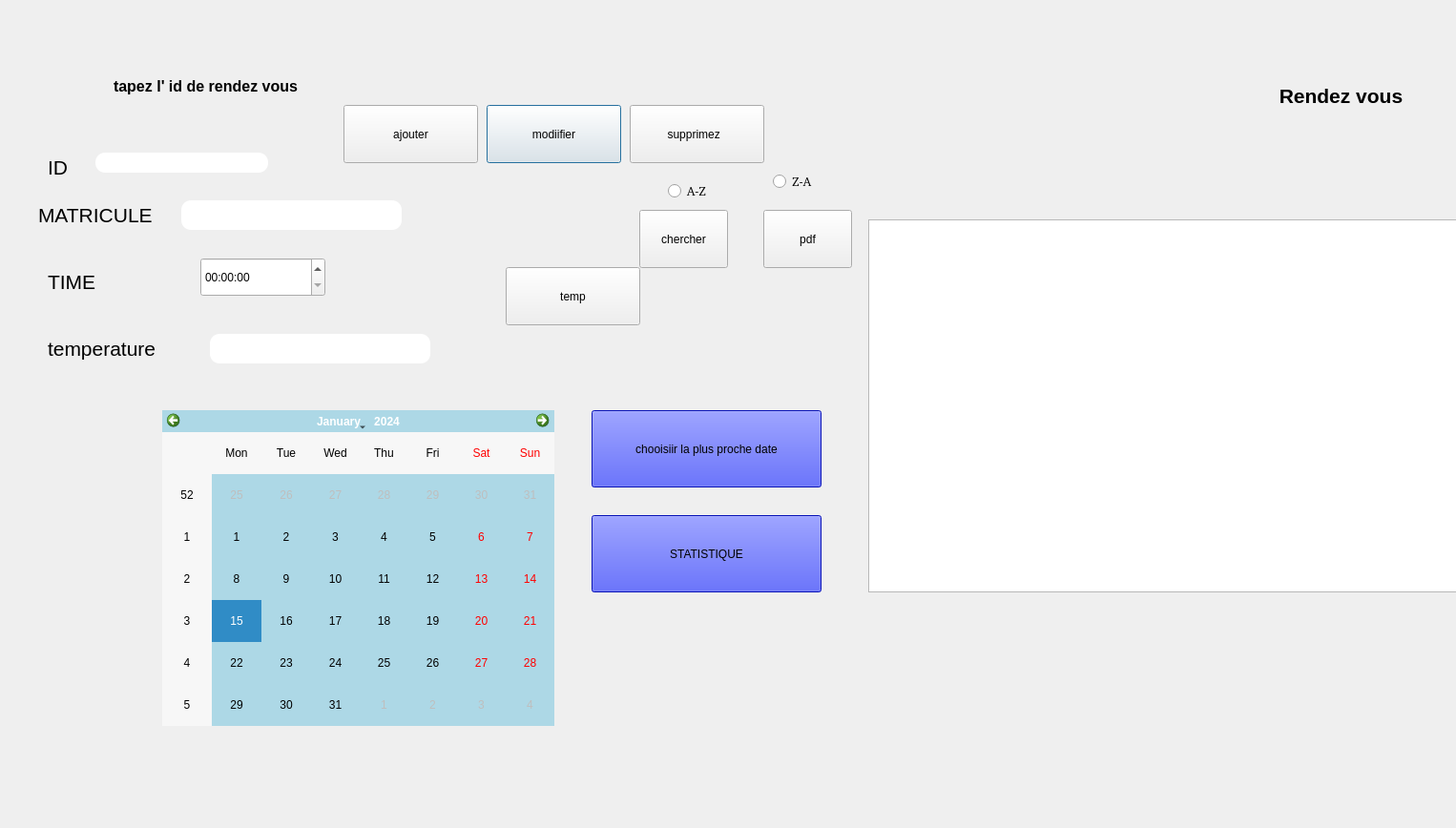
<?xml version="1.0" encoding="UTF-8"?>
<ui version="4.0">
 <class>rdv</class>
 <widget class="QDialog" name="rdv">
  <property name="geometry">
   <rect>
    <x>0</x>
    <y>0</y>
    <width>1526</width>
    <height>868</height>
   </rect>
  </property>
  <property name="windowTitle">
   <string>Dialog</string>
  </property>
  <widget class="QStackedWidget" name="stackedWidget">
   <property name="geometry">
    <rect>
     <x>40</x>
     <y>50</y>
     <width>1551</width>
     <height>711</height>
    </rect>
   </property>
   <property name="currentIndex">
    <number>0</number>
   </property>
   <widget class="QWidget" name="page">
    <widget class="QLabel" name="label_4">
     <property name="geometry">
      <rect>
       <x>1230</x>
       <y>30</y>
       <width>271</width>
       <height>41</height>
      </rect>
     </property>
     <property name="text">
      <string>&lt;html&gt;&lt;head/&gt;&lt;body&gt;&lt;p align=&quot;center&quot;&gt;&lt;span style=&quot; font-size:16pt; font-weight:600;&quot;&gt;Rendez vous&lt;/span&gt;&lt;/p&gt;&lt;/body&gt;&lt;/html&gt;</string>
     </property>
    </widget>
    <widget class="QPushButton" name="modifier_rdv">
     <property name="geometry">
      <rect>
       <x>470</x>
       <y>60</y>
       <width>141</width>
       <height>61</height>
      </rect>
     </property>
     <property name="styleSheet">
      <string notr="true">QPushButton::hover {
background-color:rgb(8, 24, 255);
border-radius:10px;
font:10pt,Arial;
color:white;
}</string>
     </property>
     <property name="text">
      <string>modiifier</string>
     </property>
    </widget>
    <widget class="QLineEdit" name="id">
     <property name="geometry">
      <rect>
       <x>60</x>
       <y>110</y>
       <width>181</width>
       <height>21</height>
      </rect>
     </property>
     <property name="styleSheet">
      <string notr="true">QLineEdit {
      color: black;
      border: None;
      border-bottom-color: black;
      border-radius: 10px;
      padding: 0 8px;
      background: white;
      selection-background-color: black;
		 font:10pt,Arial
}

</string>
     </property>
    </widget>
    <widget class="QPushButton" name="pushButton_supprimez">
     <property name="geometry">
      <rect>
       <x>620</x>
       <y>60</y>
       <width>141</width>
       <height>61</height>
      </rect>
     </property>
     <property name="styleSheet">
      <string notr="true">QPushButton::hover {
background-color:rgb(8, 24, 255);
border-radius:10px;
font:10pt,Arial;
color:white;
}</string>
     </property>
     <property name="text">
      <string>supprimez  </string>
     </property>
    </widget>
    <widget class="QLabel" name="label">
     <property name="geometry">
      <rect>
       <x>800</x>
       <y>470</y>
       <width>121</width>
       <height>371</height>
      </rect>
     </property>
     <property name="text">
      <string/>
     </property>
     <property name="pixmap">
      <pixmap>../../../Downloads/2a16-smart-technical-visit-center-rdv/Downloads/Downloads/333441755_1627823517733294_9150439995447617027_n.png</pixmap>
     </property>
    </widget>
    <widget class="QPushButton" name="proche">
     <property name="geometry">
      <rect>
       <x>580</x>
       <y>380</y>
       <width>241</width>
       <height>81</height>
      </rect>
     </property>
     <property name="styleSheet">
      <string notr="true">QPushButton {
background-color: rgb(10, 24, 255);
}
QPushButton::hover {
background-color:rgb(8, 24, 255);
}
</string>
     </property>
     <property name="text">
      <string>chooisiir la plus proche date</string>
     </property>
    </widget>
    <widget class="QPushButton" name="pushButton_2">
     <property name="geometry">
      <rect>
       <x>1680</x>
       <y>900</y>
       <width>131</width>
       <height>71</height>
      </rect>
     </property>
     <property name="styleSheet">
      <string notr="true">QPushButton::hover {
background-color:rgb(12, 121, 255);
border-radius:10px;
font:10pt,Arial;
color:white;
}
QPushButton {
border-radius:10px;
font:10pt,Arial;
color:black;
}
</string>
     </property>
     <property name="text">
      <string>valider</string>
     </property>
    </widget>
    <widget class="QPushButton" name="pdf">
     <property name="geometry">
      <rect>
       <x>760</x>
       <y>170</y>
       <width>93</width>
       <height>61</height>
      </rect>
     </property>
     <property name="styleSheet">
      <string notr="true">QPushButton::hover {
background-color:rgb(12, 121, 255);
border-radius:10px;
font:10pt,Arial;
color:white;
}</string>
     </property>
     <property name="text">
      <string>pdf</string>
     </property>
    </widget>
    <widget class="QRadioButton" name="ASC">
     <property name="geometry">
      <rect>
       <x>660</x>
       <y>140</y>
       <width>97</width>
       <height>20</height>
      </rect>
     </property>
     <property name="styleSheet">
      <string notr="true">font:10pt,Arial;</string>
     </property>
     <property name="text">
      <string>A-Z</string>
     </property>
    </widget>
    <widget class="QRadioButton" name="DESC">
     <property name="geometry">
      <rect>
       <x>770</x>
       <y>130</y>
       <width>97</width>
       <height>20</height>
      </rect>
     </property>
     <property name="styleSheet">
      <string notr="true">font:10pt,Arial;</string>
     </property>
     <property name="text">
      <string>Z-A</string>
     </property>
    </widget>
    <widget class="QLabel" name="label_26">
     <property name="geometry">
      <rect>
       <x>10</x>
       <y>110</y>
       <width>31</width>
       <height>31</height>
      </rect>
     </property>
     <property name="styleSheet">
      <string notr="true"/>
     </property>
     <property name="text">
      <string>&lt;html&gt;&lt;head/&gt;&lt;body&gt;&lt;p&gt;&lt;span style=&quot; font-size:16pt;&quot;&gt;ID&lt;/span&gt;&lt;/p&gt;&lt;/body&gt;&lt;/html&gt;</string>
     </property>
    </widget>
    <widget class="QPushButton" name="pushButton_ajouter_rdv">
     <property name="geometry">
      <rect>
       <x>320</x>
       <y>60</y>
       <width>141</width>
       <height>61</height>
      </rect>
     </property>
     <property name="styleSheet">
      <string notr="true">QPushButton::hover {
background-color:rgb(12, 121, 255);
border-radius:10px;
font:10pt,Arial;
color:white;
}
QPushButton::hover {
background-color:rgb(8, 24, 255);
border-radius:10px;
font:10pt,Arial;
color:white;
}</string>
     </property>
     <property name="text">
      <string>ajouter</string>
     </property>
    </widget>
    <widget class="QLabel" name="label_27">
     <property name="geometry">
      <rect>
       <x>40</x>
       <y>20</y>
       <width>271</width>
       <height>41</height>
      </rect>
     </property>
     <property name="text">
      <string>&lt;html&gt;&lt;head/&gt;&lt;body&gt;&lt;p align=&quot;center&quot;&gt;&lt;span style=&quot; font-size:12pt; font-weight:600;&quot;&gt;tapez l' id de rendez vous&lt;/span&gt;&lt;/p&gt;&lt;/body&gt;&lt;/html&gt;</string>
     </property>
    </widget>
    <widget class="QPushButton" name="chercher">
     <property name="geometry">
      <rect>
       <x>630</x>
       <y>170</y>
       <width>93</width>
       <height>61</height>
      </rect>
     </property>
     <property name="styleSheet">
      <string notr="true">QPushButton::hover {
background-color:rgb(12, 121, 255);
border-radius:10px;
font:10pt,Arial;
color:white;
}</string>
     </property>
     <property name="text">
      <string>chercher</string>
     </property>
    </widget>
    <widget class="QCalendarWidget" name="calendarWidget">
     <property name="geometry">
      <rect>
       <x>130</x>
       <y>380</y>
       <width>411</width>
       <height>331</height>
      </rect>
     </property>
     <property name="styleSheet">
      <string notr="true">background-color:lightblue;
</string>
     </property>
    </widget>
    <widget class="QLabel" name="label_33">
     <property name="geometry">
      <rect>
       <x>10</x>
       <y>220</y>
       <width>71</width>
       <height>51</height>
      </rect>
     </property>
     <property name="styleSheet">
      <string notr="true"/>
     </property>
     <property name="text">
      <string>&lt;html&gt;&lt;head/&gt;&lt;body&gt;&lt;p&gt;&lt;span style=&quot; font-size:16pt;&quot;&gt;TIME&lt;/span&gt;&lt;/p&gt;&lt;/body&gt;&lt;/html&gt;</string>
     </property>
    </widget>
    <widget class="QTimeEdit" name="timeEdit">
     <property name="geometry">
      <rect>
       <x>170</x>
       <y>220</y>
       <width>131</width>
       <height>41</height>
      </rect>
     </property>
    </widget>
    <widget class="QTableView" name="tableView">
     <property name="geometry">
      <rect>
       <x>870</x>
       <y>180</y>
       <width>641</width>
       <height>391</height>
      </rect>
     </property>
    </widget>
    <widget class="QPushButton" name="stat">
     <property name="geometry">
      <rect>
       <x>580</x>
       <y>490</y>
       <width>241</width>
       <height>81</height>
      </rect>
     </property>
     <property name="styleSheet">
      <string notr="true">QPushButton {
background-color: rgb(10, 24, 255);
}
QPushButton::hover {
background-color:rgb(8, 24, 255);
}
</string>
     </property>
     <property name="text">
      <string>STATISTIQUE</string>
     </property>
    </widget>
    <widget class="QLabel" name="label_28">
     <property name="geometry">
      <rect>
       <x>0</x>
       <y>160</y>
       <width>141</width>
       <height>31</height>
      </rect>
     </property>
     <property name="styleSheet">
      <string notr="true"/>
     </property>
     <property name="text">
      <string>&lt;html&gt;&lt;head/&gt;&lt;body&gt;&lt;p&gt;&lt;span style=&quot; font-size:16pt;&quot;&gt;MATRICULE&lt;/span&gt;&lt;/p&gt;&lt;/body&gt;&lt;/html&gt;</string>
     </property>
    </widget>
    <widget class="QLineEdit" name="mat">
     <property name="geometry">
      <rect>
       <x>150</x>
       <y>160</y>
       <width>231</width>
       <height>31</height>
      </rect>
     </property>
     <property name="styleSheet">
      <string notr="true">QLineEdit {
      color: black;
      border: None;
      border-bottom-color: black;
      border-radius: 10px;
      padding: 0 8px;
      background: white;
      selection-background-color: black;
		 font:10pt,Arial
}

</string>
     </property>
    </widget>
    <widget class="QLabel" name="label_29">
     <property name="geometry">
      <rect>
       <x>10</x>
       <y>290</y>
       <width>161</width>
       <height>51</height>
      </rect>
     </property>
     <property name="styleSheet">
      <string notr="true"/>
     </property>
     <property name="text">
      <string>&lt;html&gt;&lt;head/&gt;&lt;body&gt;&lt;p&gt;&lt;span style=&quot; font-size:16pt;&quot;&gt;temperature&lt;/span&gt;&lt;/p&gt;&lt;/body&gt;&lt;/html&gt;</string>
     </property>
    </widget>
    <widget class="QLineEdit" name="temp">
     <property name="geometry">
      <rect>
       <x>180</x>
       <y>300</y>
       <width>231</width>
       <height>31</height>
      </rect>
     </property>
     <property name="styleSheet">
      <string notr="true">QLineEdit {
      color: black;
      border: None;
      border-bottom-color: black;
      border-radius: 10px;
      padding: 0 8px;
      background: white;
      selection-background-color: black;
		 font:10pt,Arial
}

</string>
     </property>
    </widget>
    <widget class="QPushButton" name="enregister_temperature">
     <property name="geometry">
      <rect>
       <x>490</x>
       <y>230</y>
       <width>141</width>
       <height>61</height>
      </rect>
     </property>
     <property name="styleSheet">
      <string notr="true">QPushButton::hover {
background-color:rgb(8, 24, 255);
border-radius:10px;
font:10pt,Arial;
color:white;
}</string>
     </property>
     <property name="text">
      <string>temp</string>
     </property>
    </widget>
   </widget>
   <widget class="QWidget" name="page_2">
    <widget class="QToolButton" name="toolButton_5">
     <property name="geometry">
      <rect>
       <x>1690</x>
       <y>10</y>
       <width>81</width>
       <height>41</height>
      </rect>
     </property>
     <property name="text">
      <string>&lt;-</string>
     </property>
    </widget>
    <widget class="QToolButton" name="toolButton_6">
     <property name="geometry">
      <rect>
       <x>1790</x>
       <y>10</y>
       <width>81</width>
       <height>41</height>
      </rect>
     </property>
     <property name="text">
      <string>-&gt;</string>
     </property>
    </widget>
    <widget class="QRadioButton" name="yas_tri2_5">
     <property name="geometry">
      <rect>
       <x>750</x>
       <y>100</y>
       <width>97</width>
       <height>20</height>
      </rect>
     </property>
     <property name="styleSheet">
      <string notr="true">font:10pt,Arial;</string>
     </property>
     <property name="text">
      <string>Z-A</string>
     </property>
    </widget>
    <widget class="QPushButton" name="pushButton_34">
     <property name="geometry">
      <rect>
       <x>590</x>
       <y>150</y>
       <width>93</width>
       <height>61</height>
      </rect>
     </property>
     <property name="styleSheet">
      <string notr="true">QPushButton::hover {
background-color:rgb(12, 121, 255);
border-radius:10px;
font:10pt,Arial;
color:white;
}</string>
     </property>
     <property name="text">
      <string>chercher</string>
     </property>
    </widget>
    <widget class="QRadioButton" name="yas_tri1_5">
     <property name="geometry">
      <rect>
       <x>650</x>
       <y>100</y>
       <width>97</width>
       <height>20</height>
      </rect>
     </property>
     <property name="styleSheet">
      <string notr="true">font:10pt,Arial;</string>
     </property>
     <property name="text">
      <string>A-Z</string>
     </property>
    </widget>
    <widget class="QPushButton" name="pushButton_36">
     <property name="geometry">
      <rect>
       <x>720</x>
       <y>150</y>
       <width>93</width>
       <height>61</height>
      </rect>
     </property>
     <property name="styleSheet">
      <string notr="true">QPushButton::hover {
background-color:rgb(12, 121, 255);
border-radius:10px;
font:10pt,Arial;
color:white;
}</string>
     </property>
     <property name="text">
      <string>pdf</string>
     </property>
    </widget>
    <widget class="QTableWidget" name="tableWidget">
     <property name="geometry">
      <rect>
       <x>920</x>
       <y>60</y>
       <width>961</width>
       <height>921</height>
      </rect>
     </property>
    </widget>
    <widget class="QLabel" name="label_30">
     <property name="geometry">
      <rect>
       <x>-240</x>
       <y>100</y>
       <width>41</width>
       <height>51</height>
      </rect>
     </property>
     <property name="styleSheet">
      <string notr="true"/>
     </property>
     <property name="text">
      <string>&lt;html&gt;&lt;head/&gt;&lt;body&gt;&lt;p&gt;&lt;span style=&quot; font-size:16pt;&quot;&gt;ID&lt;/span&gt;&lt;/p&gt;&lt;/body&gt;&lt;/html&gt;</string>
     </property>
    </widget>
    <widget class="QLineEdit" name="id_3">
     <property name="geometry">
      <rect>
       <x>110</x>
       <y>100</y>
       <width>231</width>
       <height>31</height>
      </rect>
     </property>
     <property name="styleSheet">
      <string notr="true">QLineEdit {
      color: black;
      border: None;
      border-bottom-color: black;
      border-radius: 10px;
      padding: 0 8px;
      background: white;
      selection-background-color: black;
		 font:10pt,Arial
}

</string>
     </property>
    </widget>
    <widget class="QLabel" name="label_6">
     <property name="geometry">
      <rect>
       <x>1100</x>
       <y>10</y>
       <width>571</width>
       <height>41</height>
      </rect>
     </property>
     <property name="text">
      <string>&lt;html&gt;&lt;head/&gt;&lt;body&gt;&lt;p align=&quot;center&quot;&gt;&lt;span style=&quot; font-size:16pt; font-weight:600;&quot;&gt;Rendez vous&lt;/span&gt;&lt;/p&gt;&lt;/body&gt;&lt;/html&gt;</string>
     </property>
    </widget>
    <widget class="QLabel" name="label_3">
     <property name="geometry">
      <rect>
       <x>150</x>
       <y>410</y>
       <width>501</width>
       <height>351</height>
      </rect>
     </property>
     <property name="text">
      <string/>
     </property>
     <property name="pixmap">
      <pixmap>../../../Downloads/2a16-smart-technical-visit-center-rdv/Downloads/Downloads/333441755_1627823517733294_9150439995447617027_n.png</pixmap>
     </property>
     <property name="wordWrap">
      <bool>false</bool>
     </property>
    </widget>
    <widget class="QLabel" name="label_31">
     <property name="geometry">
      <rect>
       <x>100</x>
       <y>20</y>
       <width>271</width>
       <height>41</height>
      </rect>
     </property>
     <property name="text">
      <string>&lt;html&gt;&lt;head/&gt;&lt;body&gt;&lt;p align=&quot;center&quot;&gt;&lt;span style=&quot; font-size:12pt; font-weight:600;&quot;&gt;tapez l' id de rendez vous&lt;/span&gt;&lt;/p&gt;&lt;/body&gt;&lt;/html&gt;</string>
     </property>
    </widget>
   </widget>
  </widget>
 </widget>
 <resources/>
 <connections/>
</ui>
